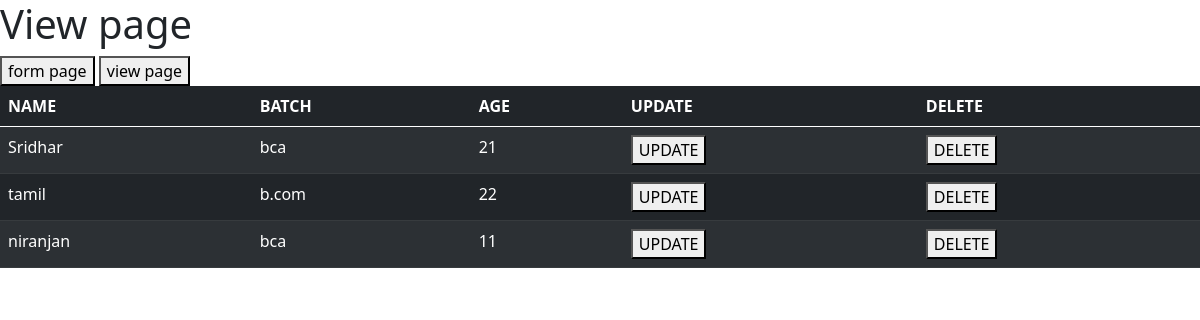
Before: /view/ with the older database file.
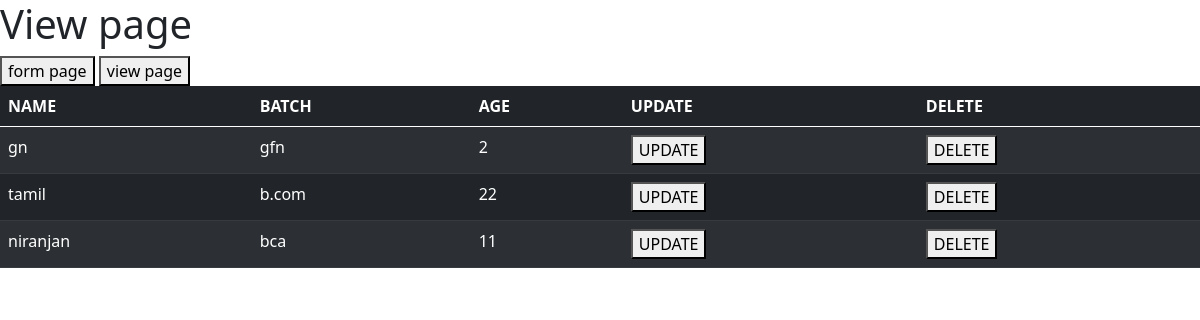
After: the same page with the newer database file.
### backend_app/models.py (models this page shows)
class class_models(models.Model):
    name = models.CharField(max_length=200)
    batch = models.CharField(max_length=10)
    age = models.IntegerField()

### backend_app/views.py (the view)
# urls.py: path('view/',view_page),
def view_page(request):
    context =  {
        'views_data': class_models.objects.all()
    }
    return render(request,"view.html",context)

### frontend_app/templates/view.html (shortened to what this page needs)
<!DOCTYPE html>
<html lang="en">
<head>
    <link href="https://cdn.jsdelivr.net/npm/bootstrap@5.0.2/dist/css/bootstrap.min.css" rel="stylesheet">
</head>
<body>
    <h1>View page</h1>
    <a href="/form"><button>form page</button></a>
    <a href="/view/"><button>view page</button></a>
    <table class="table table-dark table-striped">
        <thead>
            <th>NAME</th>
            <th>BATCH</th>
            <th>AGE</th>
            <th>UPDATE</th>
            <th>DELETE</th>
        </thead>
        <tbody>
            {% for student in views_data %}
            <tr>
                <td>{{student.name}}</td>
                <td>{{student.batch}}</td>
                <td>{{student.age}}</td>
                <td>
                    <a href="{% url 'update_student' student.id %}"><button>UPDATE</button></a></td>
                <td><a href="{% url 'delect_student' student.id %}"><button>DELETE</button></a></td>
            </tr>
            {% endfor %}
        </tbody>
    </table>
</body>
</html>

Changed rows visible on the page:
changed class_models: name "Sridhar" → "gn"; batch "bca" → "gfn"; age "21" → "2"
